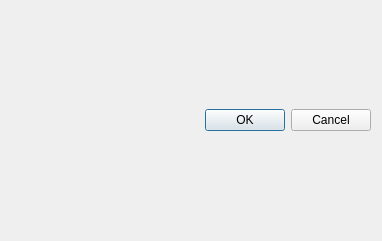
<?xml version="1.0" encoding="UTF-8"?>
<ui version="4.0">
 <class>ConfigureDialog</class>
 <widget class="QDialog" name="ConfigureDialog">
  <property name="geometry">
   <rect>
    <x>0</x>
    <y>0</y>
    <width>382</width>
    <height>241</height>
   </rect>
  </property>
  <property name="windowTitle">
   <string>yuzu Configuration</string>
  </property>
  <layout class="QVBoxLayout" name="verticalLayout">
   <item>
    <layout class="QHBoxLayout" name="horizontalLayout">
     <item>
      <widget class="QListWidget" name="selectorList">
       <property name="minimumSize">
        <size>
         <width>150</width>
         <height>0</height>
        </size>
       </property>
       <property name="maximumSize">
        <size>
         <width>150</width>
         <height>16777215</height>
        </size>
       </property>
      </widget>
     </item>
     <item>
      <widget class="QTabWidget" name="tabWidget">
       <property name="currentIndex">
        <number>0</number>
       </property>
       <widget class="ConfigureGeneral" name="generalTab">
        <attribute name="title">
         <string>General</string>
        </attribute>
       </widget>
       <widget class="ConfigureGameList" name="gameListTab">
        <attribute name="title">
         <string>Game List</string>
        </attribute>
       </widget>
       <widget class="ConfigureSystem" name="systemTab">
        <attribute name="title">
         <string>System</string>
        </attribute>
       </widget>
       <widget class="ConfigureInputSimple" name="inputTab">
        <attribute name="title">
         <string>Input</string>
        </attribute>
       </widget>
       <widget class="ConfigureGraphics" name="graphicsTab">
        <attribute name="title">
         <string>Graphics</string>
        </attribute>
       </widget>
       <widget class="ConfigureAudio" name="audioTab">
        <attribute name="title">
         <string>Audio</string>
        </attribute>
       </widget>
       <widget class="ConfigureDebug" name="debugTab">
        <attribute name="title">
         <string>Debug</string>
        </attribute>
       </widget>
       <widget class="ConfigureWeb" name="webTab">
        <attribute name="title">
         <string>Web</string>
        </attribute>
       </widget>
      </widget>
     </item>
    </layout>
    <widget class="QTabWidget" name="tabWidget">
     <property name="currentIndex">
      <number>0</number>
     </property>
     <widget class="ConfigureGeneral" name="generalTab">
      <attribute name="title">
       <string>General</string>
      </attribute>
     </widget>
     <widget class="ConfigureUi" name="uiTab">
      <attribute name="title">
       <string>UI</string>
      </attribute>
     </widget>
     <widget class="ConfigureSystem" name="systemTab">
      <attribute name="title">
       <string>System</string>
      </attribute>
     </widget>
     <widget class="ConfigureInputSimple" name="inputTab">
      <attribute name="title">
       <string>Input</string>
      </attribute>
     </widget>
     <widget class="ConfigureGraphics" name="graphicsTab">
      <attribute name="title">
       <string>Graphics</string>
      </attribute>
     </widget>
     <widget class="ConfigureAudio" name="audioTab">
      <attribute name="title">
       <string>Audio</string>
      </attribute>
     </widget>
     <widget class="ConfigureDebug" name="debugTab">
      <attribute name="title">
       <string>Debug</string>
      </attribute>
     </widget>
     <widget class="ConfigureWeb" name="webTab">
      <attribute name="title">
       <string>Web</string>
      </attribute>
     </widget>
    </widget>
   </item>
   <item>
    <widget class="QDialogButtonBox" name="buttonBox">
     <property name="standardButtons">
      <set>QDialogButtonBox::Cancel|QDialogButtonBox::Ok</set>
     </property>
    </widget>
   </item>
  </layout>
 </widget>
 <customwidgets>
  <customwidget>
   <class>ConfigureGeneral</class>
   <extends>QWidget</extends>
   <header>configuration/configure_general.h</header>
   <container>1</container>
  </customwidget>
  <customwidget>
   <class>ConfigureUi</class>
   <extends>QWidget</extends>
   <header>configuration/configure_ui.h</header>
   <container>1</container>
  </customwidget>
  <customwidget>
   <class>ConfigureSystem</class>
   <extends>QWidget</extends>
   <header>configuration/configure_system.h</header>
   <container>1</container>
  </customwidget>
  <customwidget>
   <class>ConfigureAudio</class>
   <extends>QWidget</extends>
   <header>configuration/configure_audio.h</header>
   <container>1</container>
  </customwidget>
  <customwidget>
   <class>ConfigureDebug</class>
   <extends>QWidget</extends>
   <header>configuration/configure_debug.h</header>
   <container>1</container>
  </customwidget>
  <customwidget>
   <class>ConfigureGraphics</class>
   <extends>QWidget</extends>
   <header>configuration/configure_graphics.h</header>
   <container>1</container>
  </customwidget>
  <customwidget>
   <class>ConfigureWeb</class>
   <extends>QWidget</extends>
   <header>configuration/configure_web.h</header>
   <container>1</container>
  </customwidget>
  <customwidget>
   <class>ConfigureGameList</class>
   <extends>QWidget</extends>
   <header>configuration/configure_gamelist.h</header>
   <container>1</container>
  </customwidget>
  <customwidget>
   <class>ConfigureInputSimple</class>
   <extends>QWidget</extends>
   <header>configuration/configure_input_simple.h</header>
   <container>1</container>
  </customwidget>
 </customwidgets>
 <resources/>
 <connections>
  <connection>
   <sender>buttonBox</sender>
   <signal>accepted()</signal>
   <receiver>ConfigureDialog</receiver>
   <slot>accept()</slot>
   <hints>
    <hint type="sourcelabel">
     <x>220</x>
     <y>380</y>
    </hint>
    <hint type="destinationlabel">
     <x>220</x>
     <y>200</y>
    </hint>
   </hints>
  </connection>
  <connection>
   <sender>buttonBox</sender>
   <signal>rejected()</signal>
   <receiver>ConfigureDialog</receiver>
   <slot>reject()</slot>
   <hints>
    <hint type="sourcelabel">
     <x>220</x>
     <y>380</y>
    </hint>
    <hint type="destinationlabel">
     <x>220</x>
     <y>200</y>
    </hint>
   </hints>
  </connection>
 </connections>
</ui>
